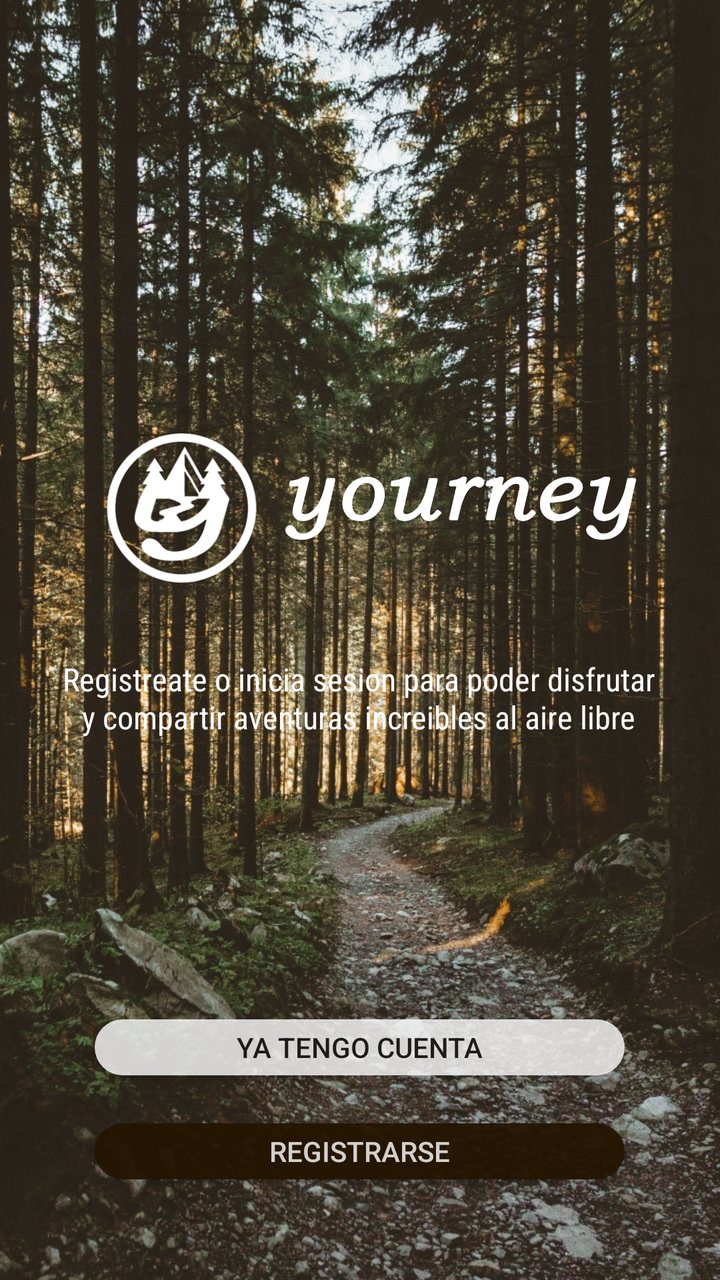
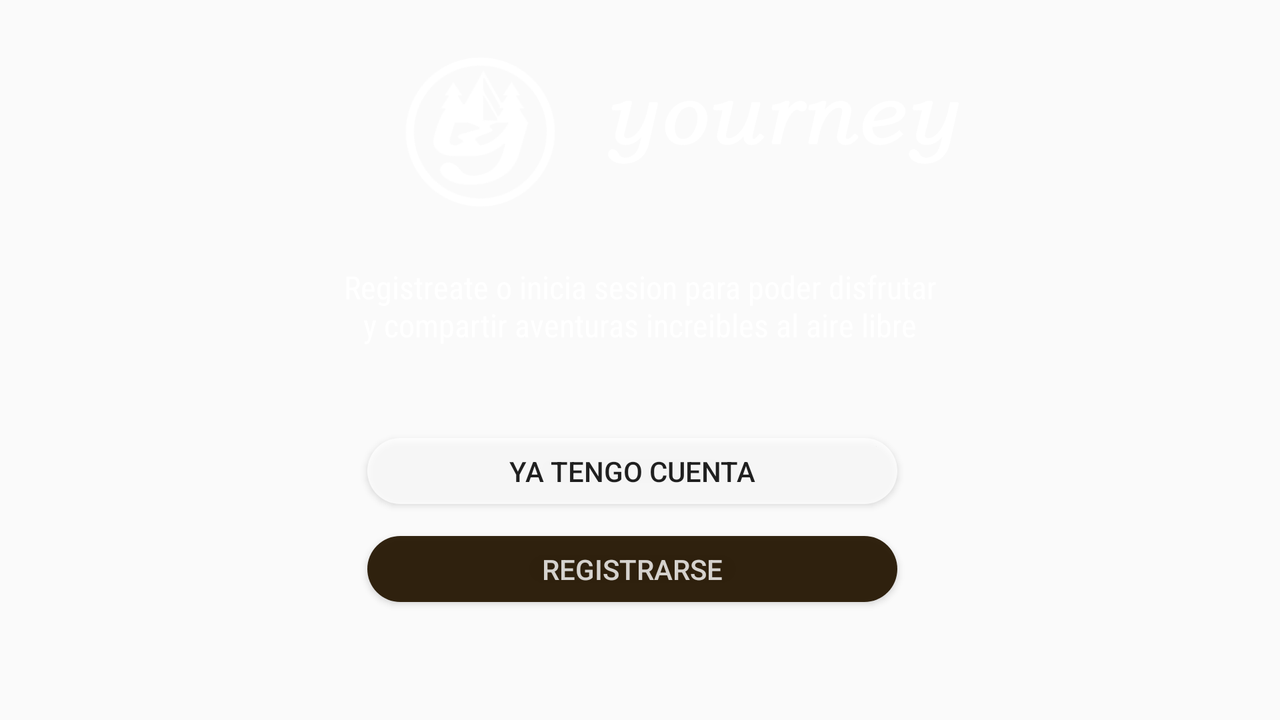

Compare how this app lays out the same screen by default and in its alternative resource folder. The renders come first, then the two layout files and the values they reference.
<!-- AndroidManifest.xml: application theme Theme.AppCompat.Light.NoActionBar -->
<!-- res/layout/activity_loginregister.xml -->
<?xml version="1.0" encoding="utf-8"?>
<androidx.constraintlayout.widget.ConstraintLayout xmlns:android="http://schemas.android.com/apk/res/android"
    xmlns:app="http://schemas.android.com/apk/res-auto"
    xmlns:tools="http://schemas.android.com/tools"
    android:layout_width="match_parent"
    android:layout_height="match_parent"
    tools:context=".LoginRegisterActivity"
    android:background="@drawable/fondoarbol2">

    <ImageView
        android:id="@+id/imageView2"
        android:layout_width="87dp"
        android:layout_height="76dp"
        android:layout_marginTop="216dp"
        app:layout_constraintEnd_toEndOf="parent"
        app:layout_constraintHorizontal_bias="0.172"
        app:layout_constraintStart_toStartOf="parent"
        app:layout_constraintTop_toTopOf="parent"
        app:srcCompat="@drawable/logoblanco" />

    <ImageView
        android:id="@+id/imageView3"
        android:layout_width="178dp"
        android:layout_height="75dp"
        android:layout_marginStart="8dp"
        app:layout_constraintStart_toEndOf="@+id/imageView2"
        app:layout_constraintTop_toTopOf="@+id/imageView2"
        app:srcCompat="@drawable/yourblnaco" />

    <TextView
        android:id="@+id/textView"
        style="@style/blanco1"
        android:layout_width="297dp"
        android:layout_height="84dp"
        android:layout_marginTop="16dp"
        android:gravity="center"
        android:text="Registreate o inicia sesion para poder disfrutar y compartir aventuras increibles al aire libre"
        app:layout_constraintEnd_toEndOf="parent"
        app:layout_constraintHorizontal_bias="0.491"
        app:layout_constraintStart_toStartOf="parent"
        app:layout_constraintTop_toBottomOf="@+id/imageView3" />

    <Button
        android:id="@+id/btnRegistro"
        android:layout_width="265dp"
        android:layout_height="28dp"
        android:background="@drawable/round_btn_marron"
        android:onClick="registrarse"
        android:text="@string/str1"
        android:textColor="#CCFFFFFF"
        app:layout_constraintBottom_toBottomOf="parent"
        app:layout_constraintEnd_toEndOf="parent"
        app:layout_constraintHorizontal_bias="0.497"
        app:layout_constraintStart_toStartOf="parent"
        app:layout_constraintTop_toTopOf="parent"
        app:layout_constraintVertical_bias="0.918" />

    <Button
        android:id="@+id/btnLogin"
        android:layout_width="265dp"
        android:layout_height="28dp"
        android:layout_marginBottom="24dp"
        android:background="@drawable/round_btn_blanco"
        android:onClick="login"
        android:text="@string/str0"
        app:layout_constraintBottom_toTopOf="@+id/btnRegistro"
        app:layout_constraintStart_toStartOf="@+id/btnRegistro" />

</androidx.constraintlayout.widget.ConstraintLayout>
<!-- resources referenced by this layout -->
<resources>
  <!-- drawable fondoarbol2: jpg bitmap (drawable-v24, 238397 bytes) -->
  <!-- drawable logoblanco: png bitmap (drawable, 16034 bytes) -->
  <!-- drawable round_btn_blanco (drawable) -->
  <?xml version="1.0" encoding="utf-8"?>
  <shape xmlns:android="http://schemas.android.com/apk/res/android">
      <solid android:color="#CCFFFFFF"/>
      <corners android:radius="45dp" />
  </shape>
  <!-- drawable round_btn_marron (drawable) -->
  <?xml version="1.0" encoding="utf-8"?>
  <shape xmlns:android="http://schemas.android.com/apk/res/android">
      <solid android:color="#EE241501"/>
      <corners android:radius="45dp" />
  </shape>
  <!-- drawable yourblnaco: png bitmap (drawable, 23702 bytes) -->
  <string name="str0">Ya tengo cuenta</string>
  <string name="str1">Registrarse</string>
  <style name="blanco1">
          <item name="android:fontFamily">sans-serif-condensed</item>
          <item name="android:textColor">#FFFFFF</item>
          <item name="android:textSize">16dp</item>
      </style>
</resources>
<!-- res/layout-land/activity_loginregister.xml (the repository's variant of the layout above) -->
<!-- drawn on the phone turned sideways -->
<?xml version="1.0" encoding="utf-8"?>
<androidx.constraintlayout.widget.ConstraintLayout xmlns:android="http://schemas.android.com/apk/res/android"
    xmlns:app="http://schemas.android.com/apk/res-auto"
    xmlns:tools="http://schemas.android.com/tools"
    android:layout_width="match_parent"
    android:layout_height="match_parent"
    tools:context=".LoginRegisterActivity"
    android:background="@drawable/fondobosqueland">

    <ImageView
        android:id="@+id/imageView2"
        android:layout_width="87dp"
        android:layout_height="76dp"
        android:layout_marginTop="28dp"
        app:layout_constraintEnd_toEndOf="parent"
        app:layout_constraintHorizontal_bias="0.355"
        app:layout_constraintStart_toStartOf="parent"
        app:layout_constraintTop_toTopOf="parent"
        app:srcCompat="@drawable/logoblanco" />

    <ImageView
        android:id="@+id/imageView3"
        android:layout_width="178dp"
        android:layout_height="75dp"
        android:layout_marginStart="20dp"
        app:layout_constraintStart_toEndOf="@+id/imageView2"
        app:layout_constraintTop_toTopOf="@+id/imageView2"
        app:srcCompat="@drawable/yourblnaco" />

    <TextView
        android:id="@+id/textView"
        style="@style/blanco1"
        android:layout_width="297dp"
        android:layout_height="84dp"
        android:layout_marginTop="8dp"
        android:gravity="center"
        android:text="Registreate o inicia sesion para poder disfrutar y compartir aventuras increibles al aire libre"
        app:layout_constraintEnd_toEndOf="parent"
        app:layout_constraintStart_toStartOf="parent"
        app:layout_constraintTop_toBottomOf="@+id/imageView3" />

    <Button
        android:id="@+id/btnRegistro"
        android:layout_width="265dp"
        android:layout_height="33dp"
        android:layout_marginTop="16dp"
        android:background="@drawable/round_btn_marron"
        android:onClick="registrarse"
        android:text="@string/str1"
        android:textColor="#CCFFFFFF"
        app:layout_constraintEnd_toEndOf="@+id/btnLogin"
        app:layout_constraintHorizontal_bias="0.0"
        app:layout_constraintStart_toStartOf="@+id/btnLogin"
        app:layout_constraintTop_toBottomOf="@+id/btnLogin" />

    <Button
        android:id="@+id/btnLogin"
        android:layout_width="265dp"
        android:layout_height="33dp"
        android:layout_marginTop="24dp"
        android:background="@drawable/round_btn_blanco"
        android:onClick="login"
        android:text="@string/str0"
        app:layout_constraintEnd_toEndOf="@+id/textView"
        app:layout_constraintHorizontal_bias="0.375"
        app:layout_constraintStart_toStartOf="@+id/textView"
        app:layout_constraintTop_toBottomOf="@+id/textView" />

</androidx.constraintlayout.widget.ConstraintLayout>
<!-- resources referenced by the variant -->
<!-- as the phone turned sideways resolves them -->
<resources>
  <!-- drawable logoblanco: png bitmap (drawable, 16034 bytes) -->
  <!-- drawable round_btn_blanco (drawable) -->
  <?xml version="1.0" encoding="utf-8"?>
  <shape xmlns:android="http://schemas.android.com/apk/res/android">
      <solid android:color="#CCFFFFFF"/>
      <corners android:radius="45dp" />
  </shape>
  <!-- drawable round_btn_marron (drawable) -->
  <?xml version="1.0" encoding="utf-8"?>
  <shape xmlns:android="http://schemas.android.com/apk/res/android">
      <solid android:color="#EE241501"/>
      <corners android:radius="45dp" />
  </shape>
  <!-- drawable yourblnaco: png bitmap (drawable, 23702 bytes) -->
  <string name="str0">Ya tengo cuenta</string>
  <string name="str1">Registrarse</string>
  <style name="blanco1">
          <item name="android:fontFamily">sans-serif-condensed</item>
          <item name="android:textColor">#FFFFFF</item>
          <item name="android:textSize">16dp</item>
      </style>
</resources>
